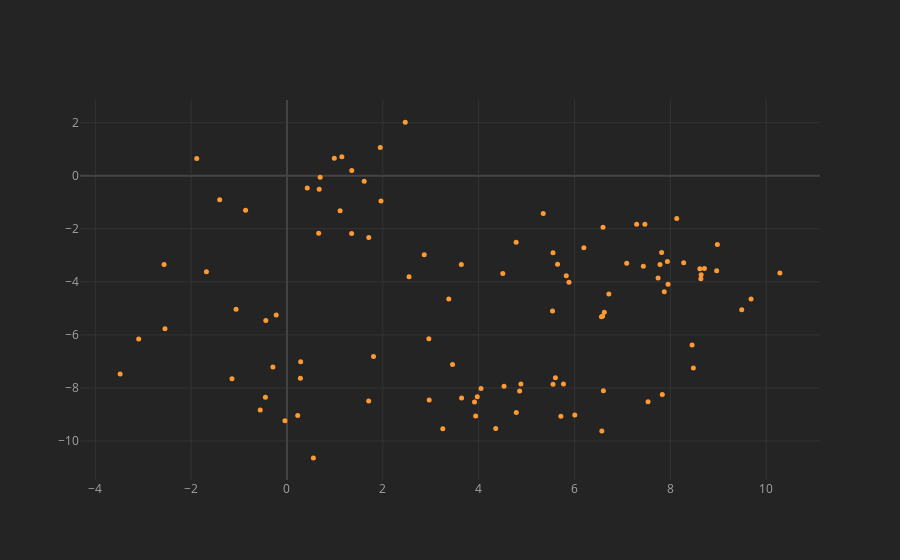

Here is the notebook cell this chart was saved with:
### Markdown cell above
## Scatter

### Code cell
df.iplot(x="A", y="B", mode='markers', size=5)
